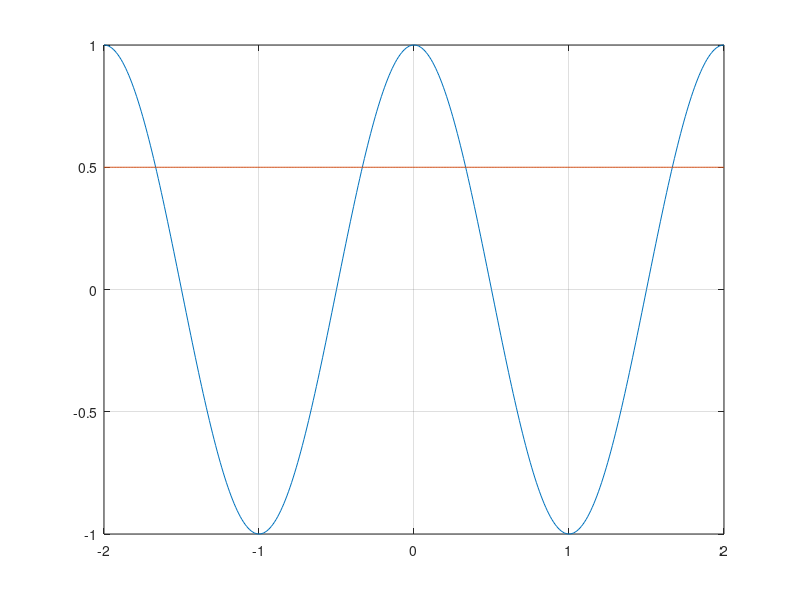
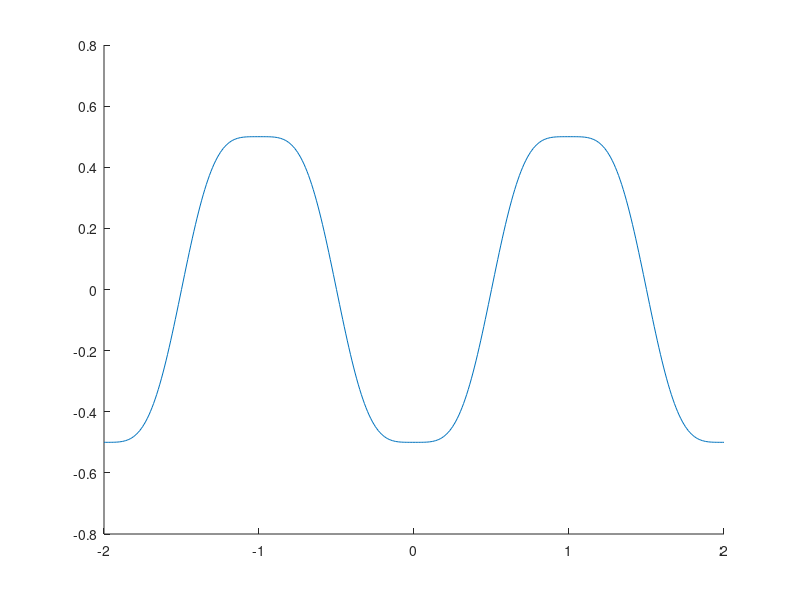

Reproduce these figures in MATLAB, in order.
clc;
close all;
clear;

% How to generate OOK signal without carrier suppression?

%% 
t = -2:0.01:2;
x1 = cos(pi*t);
x2 = 0.5*ones(1, length(x1));

figure; 
hold on;
grid on;
box on;
plot(t, x1)
plot(t, x2);

u = 1/2.*(cos(pi*(x1*0.5+0.5) + 1i*cos(pi*x2)));

figure;
hold on;
plot(t, u)